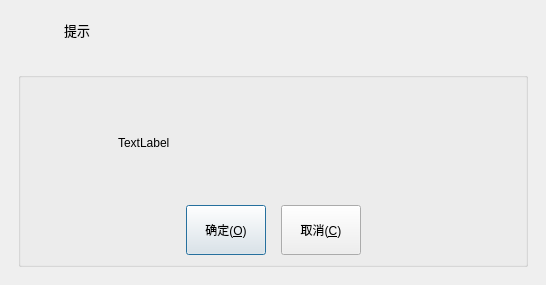
<?xml version="1.0" encoding="UTF-8"?>
<ui version="4.0">
 <class>ISMMessageBox</class>
 <widget class="QDialog" name="ISMMessageBox">
  <property name="geometry">
   <rect>
    <x>0</x>
    <y>0</y>
    <width>546</width>
    <height>285</height>
   </rect>
  </property>
  <property name="windowTitle">
   <string>Dialog</string>
  </property>
  <layout class="QVBoxLayout" name="verticalLayout">
   <property name="spacing">
    <number>0</number>
   </property>
   <property name="leftMargin">
    <number>0</number>
   </property>
   <property name="topMargin">
    <number>0</number>
   </property>
   <property name="rightMargin">
    <number>0</number>
   </property>
   <property name="bottomMargin">
    <number>0</number>
   </property>
   <item>
    <widget class="QWidget" name="widget_title" native="true">
     <property name="sizePolicy">
      <sizepolicy hsizetype="Preferred" vsizetype="Fixed">
       <horstretch>0</horstretch>
       <verstretch>0</verstretch>
      </sizepolicy>
     </property>
     <property name="minimumSize">
      <size>
       <width>100</width>
       <height>28</height>
      </size>
     </property>
     <layout class="QHBoxLayout" name="horizontalLayout_2">
      <property name="spacing">
       <number>10</number>
      </property>
      <property name="leftMargin">
       <number>6</number>
      </property>
      <property name="topMargin">
       <number>0</number>
      </property>
      <property name="rightMargin">
       <number>0</number>
      </property>
      <property name="bottomMargin">
       <number>0</number>
      </property>
      <item>
       <widget class="QLabel" name="lab_Ico">
        <property name="sizePolicy">
         <sizepolicy hsizetype="Minimum" vsizetype="Preferred">
          <horstretch>0</horstretch>
          <verstretch>0</verstretch>
         </sizepolicy>
        </property>
        <property name="minimumSize">
         <size>
          <width>48</width>
          <height>48</height>
         </size>
        </property>
        <property name="maximumSize">
         <size>
          <width>48</width>
          <height>48</height>
         </size>
        </property>
        <property name="text">
         <string/>
        </property>
        <property name="alignment">
         <set>Qt::AlignCenter</set>
        </property>
       </widget>
      </item>
      <item>
       <widget class="QLabel" name="lab_Title">
        <property name="sizePolicy">
         <sizepolicy hsizetype="Expanding" vsizetype="Preferred">
          <horstretch>0</horstretch>
          <verstretch>0</verstretch>
         </sizepolicy>
        </property>
        <property name="minimumSize">
         <size>
          <width>0</width>
          <height>60</height>
         </size>
        </property>
        <property name="font">
         <font>
          <family>微软雅黑</family>
          <pointsize>10</pointsize>
          <weight>50</weight>
          <italic>false</italic>
          <bold>false</bold>
         </font>
        </property>
        <property name="text">
         <string>提示</string>
        </property>
        <property name="alignment">
         <set>Qt::AlignLeading|Qt::AlignLeft|Qt::AlignVCenter</set>
        </property>
       </widget>
      </item>
     </layout>
    </widget>
   </item>
   <item>
    <widget class="QWidget" name="widget_main" native="true">
     <property name="styleSheet">
      <string notr="true">font: 11pt &quot;微软雅黑&quot;;</string>
     </property>
     <layout class="QVBoxLayout" name="verticalLayout_2">
      <property name="spacing">
       <number>5</number>
      </property>
      <property name="leftMargin">
       <number>18</number>
      </property>
      <property name="topMargin">
       <number>12</number>
      </property>
      <property name="rightMargin">
       <number>18</number>
      </property>
      <property name="bottomMargin">
       <number>18</number>
      </property>
      <item>
       <widget class="QGroupBox" name="groupBox">
        <property name="title">
         <string/>
        </property>
        <layout class="QVBoxLayout" name="verticalLayout_3">
         <item>
          <layout class="QHBoxLayout" name="horizontalLayout_4" stretch="0,0">
           <property name="spacing">
            <number>16</number>
           </property>
           <property name="leftMargin">
            <number>8</number>
           </property>
           <property name="rightMargin">
            <number>8</number>
           </property>
           <item>
            <widget class="QLabel" name="labIcoMain">
             <property name="minimumSize">
              <size>
               <width>64</width>
               <height>64</height>
              </size>
             </property>
             <property name="maximumSize">
              <size>
               <width>64</width>
               <height>64</height>
              </size>
             </property>
             <property name="styleSheet">
              <string notr="true">border-image: url(:/image/info.png);</string>
             </property>
             <property name="text">
              <string/>
             </property>
            </widget>
           </item>
           <item>
            <widget class="QLabel" name="labInfo">
             <property name="text">
              <string>TextLabel</string>
             </property>
            </widget>
           </item>
          </layout>
         </item>
         <item>
          <layout class="QHBoxLayout" name="horizontalLayout_3">
           <property name="spacing">
            <number>15</number>
           </property>
           <item>
            <spacer name="horizontalSpacer">
             <property name="orientation">
              <enum>Qt::Horizontal</enum>
             </property>
             <property name="sizeHint" stdset="0">
              <size>
               <width>40</width>
               <height>20</height>
              </size>
             </property>
            </spacer>
           </item>
           <item>
            <widget class="QPushButton" name="btnOk">
             <property name="maximumSize">
              <size>
               <width>200</width>
               <height>50</height>
              </size>
             </property>
             <property name="cursor">
              <cursorShape>PointingHandCursor</cursorShape>
             </property>
             <property name="focusPolicy">
              <enum>Qt::StrongFocus</enum>
             </property>
             <property name="styleSheet">
              <string notr="true"/>
             </property>
             <property name="text">
              <string>确定(&amp;O)</string>
             </property>
             <property name="icon">
              <iconset>
               <normaloff>:/image/update.png</normaloff>:/image/update.png</iconset>
             </property>
             <property name="iconSize">
              <size>
               <width>20</width>
               <height>20</height>
              </size>
             </property>
            </widget>
           </item>
           <item>
            <widget class="QPushButton" name="btnCancel">
             <property name="maximumSize">
              <size>
               <width>200</width>
               <height>50</height>
              </size>
             </property>
             <property name="cursor">
              <cursorShape>PointingHandCursor</cursorShape>
             </property>
             <property name="focusPolicy">
              <enum>Qt::StrongFocus</enum>
             </property>
             <property name="styleSheet">
              <string notr="true"/>
             </property>
             <property name="text">
              <string>取消(&amp;C)</string>
             </property>
             <property name="icon">
              <iconset>
               <normaloff>:/image/close.png</normaloff>:/image/close.png</iconset>
             </property>
             <property name="iconSize">
              <size>
               <width>20</width>
               <height>20</height>
              </size>
             </property>
            </widget>
           </item>
           <item>
            <spacer name="horizontalSpacer_2">
             <property name="orientation">
              <enum>Qt::Horizontal</enum>
             </property>
             <property name="sizeHint" stdset="0">
              <size>
               <width>40</width>
               <height>20</height>
              </size>
             </property>
            </spacer>
           </item>
          </layout>
         </item>
        </layout>
       </widget>
      </item>
     </layout>
    </widget>
   </item>
  </layout>
 </widget>
 <resources/>
 <connections/>
</ui>
